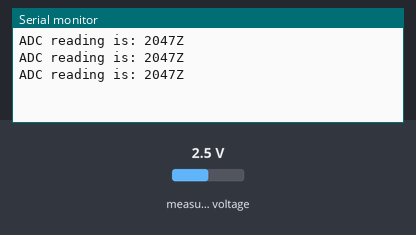
This sketch was run on a simulated Arduino Uno, built with avr-gcc and run on an emulated ATmega328P. Parts: the last lines printed to the serial monitor. The inputs (shaded band) are chosen by the test bench; at power-on: measured voltage 2.5 V.

Above: at 1.2 s.
1.3 s: measured voltage set to 0.1 V
At 1.69 s:
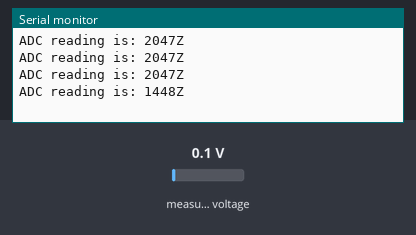
2.8 s: measured voltage set to 1.2 V
At 2.86 s:
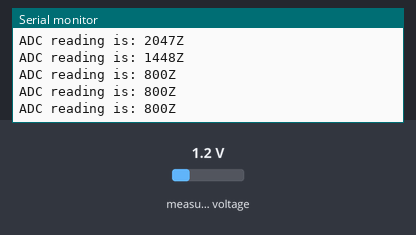
Timing chart, 0 to 5.8 s (numbered marks = the images above; inputs shaded):
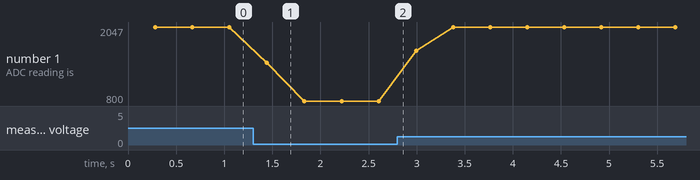

Measured:
- after the input at 1.3 s, the serial monitor: prints a new line after 0.14 s (image 1)
- plotted number 1: 2047 → 800 after the input at 1.3 s

The sketch:

arduino_code.ino
```cpp
#include <Wire.h>
#include "Adafruit_ADS1015.h"

Adafruit_ADS1015 adc;
unsigned int adc0 = 0;

unsigned int values[25];
unsigned int num_values = 25;
unsigned int sum = 0;
unsigned int i = 0;

void setup(){
  Serial.begin(9600);
  //pinMode(12, OUTPUT);
  adc.begin();
  adc.setGain(GAIN_SIXTEEN);
  //analogReference(EXTERNAL); //reference high adc voltage as AREF

}

void loop(){
  i = 0;
  sum = 0;

  while (i < num_values){
     values[i++] = adc0 = adc.readADC_SingleEnded(0);
     delay(10);
  }

  i = 0;

  while(i<num_values) {
    sum += values[i++];
  }

  sum /= num_values;

  Serial.print("ADC reading is: ");
  Serial.print(sum);
  Serial.println("Z");
  delay(100);
}
```
